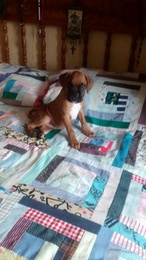
%> input picture java.jpg, 146 x 260 px, shrunk from 719 x 1280 before the run
$ octave main.m   (GNU Octave 9; MATLAB toolbox functions it lacks are replaced by stand-ins)
%> lines starting %> are read from the running program, lines starting %| are printed output that depends on the picture
### svd_img.m
function M = svd_img(A, r)
    % Approximate, via Singular Value Decomposition, an RGB matrix by another with lower rank.
    % A (n by m by 3 matrix) original RGB matrix
    % r (integer) custom rank of the approximated matrix - if 0, interpreted as the original rank
    % M (n by m by 3 matrix) approximated RGB matrix
    [R, G, B] = rgb(A);
    if (r == 0)
        r = rank(G);  % rank(R) == rank(G) == rank(B)
    end
    R = approximate(R, r);
    G = approximate(G, r);
    B = approximate(B, r);
    M = picture(R, G, B);
end

function [R, G, B] = rgb(A)
    R = A(:, :, 1);
    G = A(:, :, 2);
    B = A(:, :, 3);
end

function M = approximate(A, r)
    [U, S, V] = svd(A);
    M = U(:, 1:r) * S(1:r, 1:r) * V'(1:r, :);
end

function M = picture(R, G, B)
    M = cat(3, R, G, B);
end

### main.m
img_path = 'java.jpg';
A = imread(img_path);
%> A is the input picture: size 260x146x3 uint8; mean R, G, B 114.7, 112.8, 114.2
R = A(:, :, 1);
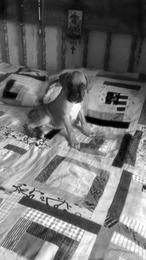
%> R: size 260x146 uint8; min 0, max 255, mean 114.7

r = rank(R)
%> r = 146
r0 = 1;
r1 = int32(r / 5);
%> r1 = 29
r2 = int32(r / 4);
%> r2 = 37
r3 = int32(r / 3);
%> r3 = 49
r4 = int32(r / 2);
%> r4 = 73

M0 = svd_img(A, r0);
%> in svd_img, `R = approximate(R, r);`:
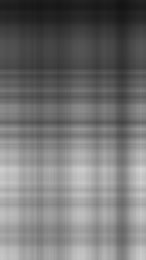
%> R: size 260x146 double; min 19.77, max 212.4, mean 114.5
%> in svd_img, `B = approximate(B, r);`:
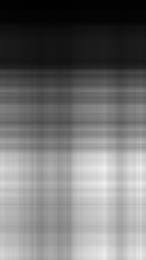
%> B: size 260x146 double; min 1.27, max 240.7, mean 114
%> in picture, `M = cat(3, R, G, B);`:
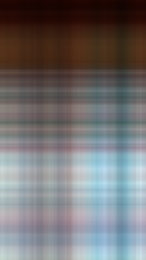
%> M: size 260x146x3 double; mean R, G, B 114.5, 112.6, 114
imwrite(M, strcat("recovered_r", int2str(r0), ".png"));

M1 = svd_img(A, r1);
%> call 2 of svd_img, with r = 29
%> in svd_img (call 2), `B = approximate(B, r);`:
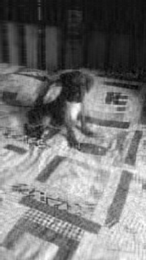
%> B: size 260x146 double; min -21.93, max 271.9, mean 114.2; drawn with min black and max white
imwrite(M, strcat("recovered_r", int2str(r1), ".png"));

M2 = svd_img(A, r2);
imwrite(M, strcat("recovered_r", int2str(r2), ".png"));

M3 = svd_img(A, r3);
%> call 4 of svd_img, with r = 49
%> in svd_img (call 4), `G = approximate(G, r);`:
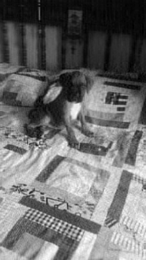
%> G: size 260x146 double; min -8.48, max 268.8, mean 112.8; drawn with min black and max white
%> in picture (call 4), `M = cat(3, R, G, B);`:
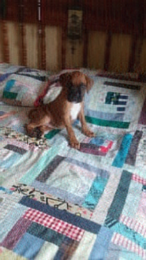
%> M: size 260x146x3 double; mean R, G, B 114.7, 112.8, 114.2; mean of the top-left, top-right, bottom-left and bottom-right quarters 66.3, 59.3, 154.3, 175.5; drawn with min black and max white
imwrite(M, strcat("recovered_r", int2str(r3), ".png"));

M4 = svd_img(A, r4);
imwrite(M, strcat("recovered_r", int2str(r), ".png"));
